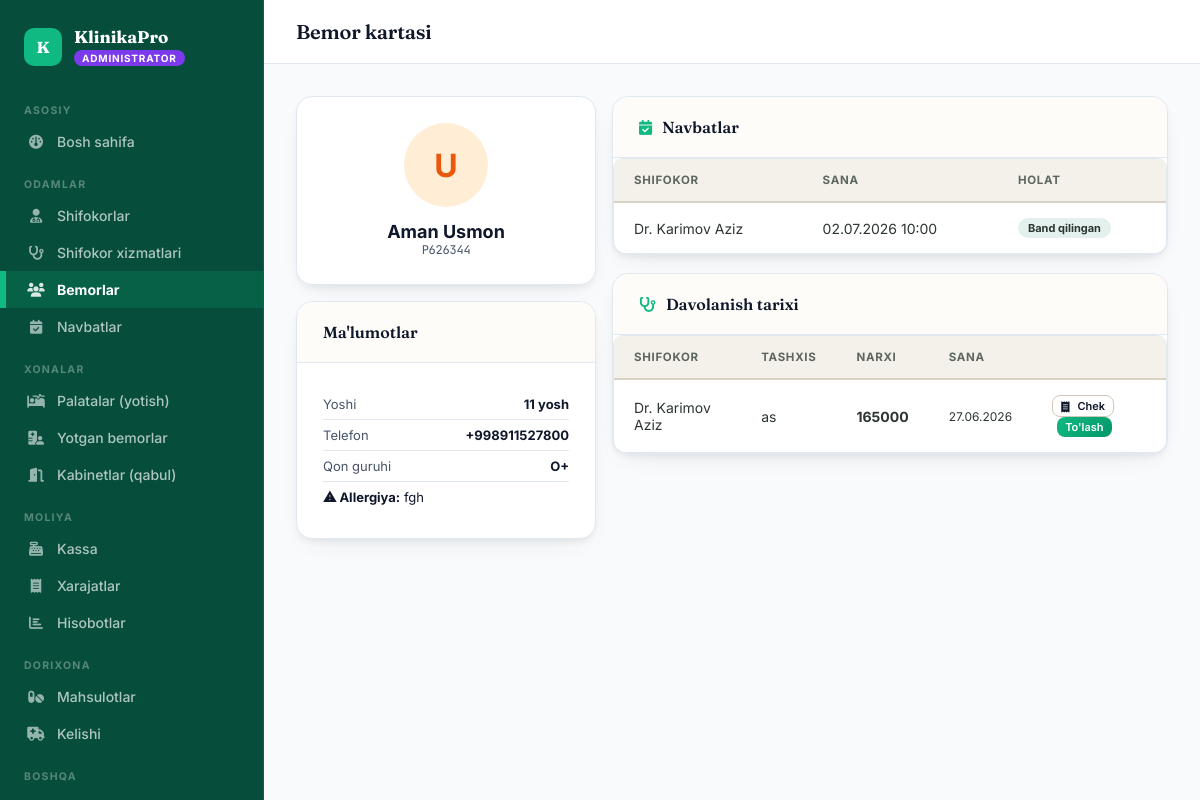
/patients/1/ (signed in), run on the app's committed database.
### accounts/models.py (models this page shows, shortened)
class User(AbstractUser):
    ROLE_CHOICES = [
        ('admin', 'Administrator'),
        ('doctor', 'Shifokor'),
        ('patient', 'Bemor'),
    ]
    role = models.CharField(max_length=10, choices=ROLE_CHOICES, default='patient')
    phone = models.CharField(max_length=20, blank=True)

### patients/models.py (models this page shows, shortened)
class Patient(models.Model):
    GENDER_CHOICES = [('M', 'Erkak'), ('F', 'Ayol')]
    user = models.OneToOneField(settings.AUTH_USER_MODEL, on_delete=models.CASCADE, related_name='patient_profile')
    patient_id = models.CharField(max_length=20, unique=True, default=generate_patient_id, verbose_name="Bemor ID")
    first_name = models.CharField(max_length=100, verbose_name="Ism")
    last_name = models.CharField(max_length=100, verbose_name="Familiya")
    gender = models.CharField(max_length=1, choices=GENDER_CHOICES, verbose_name="Jinsi")
    birth_date = models.DateField(verbose_name="Tug'ilgan sana")
    phone = models.CharField(max_length=20, verbose_name="Telefon")
    address = models.TextField(blank=True, verbose_name="Manzil")
    blood_type = models.CharField(max_length=5, blank=True, verbose_name="Qon guruhi")
    allergies = models.TextField(blank=True, verbose_name="Allergiyalar")
    has_booked = models.BooleanField(default=False, verbose_name="Birinchi navbatni band qilganmi")
    registered_at = models.DateTimeField(auto_now_add=True)
    @property
    def full_name(self):
        return f"{self.last_name} {self.first_name}"
    @property
    def age(self):
        from datetime import date
        today = date.today()
        return today.year - self.birth_date.year - ((today.month, today.day) < (self.birth_date.month, self.birth_date.day))
    class Meta:
        verbose_name = "Bemor"
        verbose_name_plural = "Bemorlar"

class Treatment(models.Model):
    patient = models.ForeignKey(Patient, on_delete=models.CASCADE, related_name='treatments')
    doctor = models.ForeignKey('doctors.Doctor', on_delete=models.SET_NULL, null=True, related_name='treatments')
    appointment = models.ForeignKey('appointments.Appointment', on_delete=models.SET_NULL, null=True, blank=True, related_name='treatments')
    extra_service = models.ForeignKey('doctors.DoctorService', on_delete=models.SET_NULL, null=True, blank=True, verbose_name="Qo'shimcha ko'rik xizmati")
    extra_service_price_snapshot = models.DecimalField(max_digits=12, decimal_places=0, default=0, verbose_name="Xizmat narxi (saqlangan)")
    diagnosis = models.TextField(verbose_name="Tashxis")
    notes = models.TextField(blank=True, verbose_name="Izoh")
    total_price = models.DecimalField(max_digits=12, decimal_places=0, default=0, verbose_name="Jami narx")
    created_at = models.DateTimeField(auto_now_add=True)
    receipt_issued = models.BooleanField(default=False, verbose_name="Chek berilganmi")
    consultation_price_snapshot = models.DecimalField(max_digits=12, decimal_places=0, default=0, verbose_name="Konsultatsiya narxi (saqlangan)")
    class Meta:
        verbose_name = "Davolash yozuvi"
        verbose_name_plural = "Davolash yozuvlari"
        ordering = ['-created_at']

### appointments/models.py (models this page shows, shortened)
class Appointment(models.Model):
    STATUS = [
        ('booked', 'Band qilingan'),
        ('completed', 'Yakunlangan'),
        ('cancelled', 'Bekor qilingan'),
    ]
    patient = models.ForeignKey('patients.Patient', on_delete=models.CASCADE, related_name='appointments')
    doctor = models.ForeignKey('doctors.Doctor', on_delete=models.CASCADE, related_name='appointments')
    availability = models.OneToOneField('doctors.DoctorAvailability', on_delete=models.CASCADE, related_name='appointment')
    complaint = models.TextField(blank=True, verbose_name="Shikoyat / sabab")
    status = models.CharField(max_length=20, choices=STATUS, default='booked')
    created_at = models.DateTimeField(auto_now_add=True)
    class Meta:
        verbose_name = "Navbat (qabul)"
        verbose_name_plural = "Navbatlar (qabullar)"
        ordering = ['-created_at']

### doctors/models.py (models this page shows, shortened)
class Doctor(models.Model):
    GENDER_CHOICES = [('M', 'Erkak'), ('F', 'Ayol')]
    user = models.OneToOneField(settings.AUTH_USER_MODEL, on_delete=models.CASCADE, related_name='doctor_profile')
    first_name = models.CharField(max_length=100, verbose_name="1. Ism")
    last_name = models.CharField(max_length=100, verbose_name="2. Familiya")
    phone = models.CharField(max_length=20, verbose_name="3. Telefon")
    gender = models.CharField(max_length=1, choices=GENDER_CHOICES, verbose_name="4. Jinsi")
    specialization = models.ForeignKey(Specialization, on_delete=models.SET_NULL, null=True, verbose_name="5. Mutaxassislik")
    experience_years = models.PositiveIntegerField(default=0, verbose_name="6. Ish tajribasi (yil)")
    consultation_price = models.DecimalField(max_digits=12, decimal_places=0, default=0, verbose_name="7. Konsultatsiya narxi")
    cabinet = models.ForeignKey('rooms.Cabinet', on_delete=models.SET_NULL, null=True, blank=True, related_name='doctors', verbose_name="8. Kabinet (xona)")
    photo = models.ImageField(upload_to='doctors/', blank=True, verbose_name="9. Rasmi")
    bio = models.TextField(blank=True, verbose_name="10. Qisqacha ma'lumot")
    is_active = models.BooleanField(default=True)
    created_at = models.DateTimeField(auto_now_add=True)
    def __str__(self):
        return f"Dr. {self.last_name} {self.first_name}"
    class Meta:
        verbose_name = "Shifokor"
        verbose_name_plural = "Shifokorlar"

class DoctorAvailability(models.Model):
    doctor = models.ForeignKey(Doctor, on_delete=models.CASCADE, related_name='availabilities')
    date = models.DateField(verbose_name="Sana")
    start_time = models.TimeField(verbose_name="Boshlanish vaqti")
    end_time = models.TimeField(verbose_name="Tugash vaqti")
    is_booked = models.BooleanField(default=False, verbose_name="Band qilinganmi")
    class Meta:
        verbose_name = "Bo'sh vaqt"
        verbose_name_plural = "Bo'sh vaqtlar"
        ordering = ['date', 'start_time']
        unique_together = ['doctor', 'date', 'start_time']

### patients/views.py (the view, shortened to what this page needs)
# urls.py: path('<int:pk>/', views.patient_detail_admin, name='patient_detail_admin'),
@login_required
@role_required('admin')
def patient_detail_admin(request, pk):
    patient = get_object_or_404(Patient, pk=pk)
    treatments = patient.treatments.select_related('doctor').order_by('-created_at')
    appointments = patient.appointments.select_related('doctor', 'availability').order_by('-created_at')[:10]
    return render(request, 'patients/admin_detail.html', {
        'patient': patient, 'treatments': treatments, 'appointments': appointments,
    })

### templates/patients/admin_detail.html (shortened to what this page needs)
{% extends "base.html" %}
{% block page_title %}Bemor kartasi{% endblock %}
{% block content %}
<div class="grid-2" style="grid-template-columns:300px 1fr;">
  <div>
    <div class="panel" style="text-align:center; padding:26px;">
      <div style="width:84px; height:84px; border-radius:50%; background:var(--role-patient-soft); color:var(--role-patient); display:flex; align-items:center; justify-content:center; font-size:32px; font-weight:700; margin:0 auto 14px;">{{ patient.first_name|first }}</div>
      <div style="font-size:18px; font-weight:700;">{{ patient.full_name }}</div>
      <div style="color:var(--ink-soft); font-size:12px;" class="mono">{{ patient.patient_id }}</div>
    </div>
    <div class="panel" style="margin-top:16px;">
      <div class="panel-head"><div class="panel-title">Ma'lumotlar</div></div>
      <div class="panel-body" style="font-size:13px;">
        <div style="display:flex; justify-content:space-between; padding:7px 0; border-bottom:1px solid var(--line);"><span style="color:var(--ink-soft);">Yoshi</span><strong>{{ patient.age }} yosh</strong></div>
        <div style="display:flex; justify-content:space-between; padding:7px 0; border-bottom:1px solid var(--line);"><span style="color:var(--ink-soft);">Telefon</span><strong>{{ patient.phone }}</strong></div>
        <div style="display:flex; justify-content:space-between; padding:7px 0;"><span style="color:var(--ink-soft);">Qon guruhi</span><strong>{{ patient.blood_type|default:"—" }}</strong></div>
        {% if patient.allergies %}<div style="padding:7px 0; border-top:1px solid var(--line); color:var(--rose);"><strong>⚠ Allergiya:</strong> {{ patient.allergies }}</div>{% endif %}
      </div>
    </div>
  </div>
  <div>
    <div class="panel" style="margin-bottom:18px;">
      <div class="panel-head"><div class="panel-title"><i class="fa-solid fa-calendar-check"></i> Navbatlar</div></div>
      <div class="tbl-wrap">
        <table>
          <thead><tr><th>Shifokor</th><th>Sana</th><th>Holat</th></tr></thead>
          <tbody>
          {% for a in appointments %}
          <tr><td>{{ a.doctor }}</td><td>{{ a.availability.date|date:"d.m.Y" }} {{ a.availability.start_time|time:"H:i" }}</td><td><span class="tag tag-info">{{ a.get_status_display }}</span></td></tr>
          {% empty %}
          <tr><td colspan="3" class="empty-row">Navbat yo'q</td></tr>
          {% endfor %}
          </tbody>
        </table>
      </div>
    </div>
    <div class="panel">
      <div class="panel-head"><div class="panel-title"><i class="fa-solid fa-stethoscope"></i> Davolanish tarixi</div></div>
      <div class="tbl-wrap">
        <table>
          <thead><tr><th>Shifokor</th><th>Tashxis</th><th>Narxi</th><th>Sana</th><th></th></tr></thead>
          <tbody>
          {% for t in treatments %}
          <tr>
            <td>{{ t.doctor }}</td>
            <td style="max-width:200px;">{{ t.diagnosis|truncatechars:50 }}</td>
            <td style="font-weight:700;">{{ t.total_price|floatformat:0 }}</td>
            <td style="font-size:12px;">{{ t.created_at|date:"d.m.Y" }}</td>
            <td>
              <a href="{% url 'treatment_receipt' t.pk %}" target="_blank" class="btn btn-ghost btn-sm" style="font-size:11px; padding:3px 8px;">
                <i class="fa-solid fa-receipt"></i> Chek
              </a>
              {% if t.total_price > 0 %}
              <form method="post" action="{% url 'patient_detail_admin' patient.pk %}" style="display:inline; margin-left:5px;">
                <button type="submit" class="btn btn-primary btn-sm" style="font-size:11px; padding:3px 8px;">
                  To'lash
                </button>
              </form>
              {% endif %}
            </td>
          </tr>
          {% empty %}
          <tr><td colspan="4" class="empty-row">Davolanish yo'q</td></tr>
          {% endfor %}
          </tbody>
        </table>
      </div>
    </div>
  </div>
</div>
{% endblock %}

### templates/base.html (shortened to what this page needs)
<!DOCTYPE html>
<html lang="uz">
<head>
<link href="https://cdnjs.cloudflare.com/ajax/libs/font-awesome/6.4.0/css/all.min.css" rel="stylesheet">
</head>
<body>
{% if user.is_authenticated %}
<nav class="sidebar">
  <div class="sb-brand">
    <div class="sb-mark">K</div>
    <div>
      <div class="sb-name">KlinikaPro</div>
      <span class="sb-role-tag {{ user.role }}">{{ user.get_role_display }}</span>
    </div>
  </div>
  {% if user.role == 'admin' %}
  <div class="sb-section">Asosiy</div>
  <a href="{% url 'admin_dashboard' %}" class="sb-link {% if request.resolver_match.url_name == 'admin_dashboard' %}active{% endif %}"><i class="fa-solid fa-gauge"></i> Bosh sahifa</a>
  <div class="sb-section">Odamlar</div>
  <a href="{% url 'doctors' %}" class="sb-link "><i class="fa-solid fa-user-doctor"></i> Shifokorlar</a>
  <a href="{% url 'doctor_services_admin' %}" class="sb-link {% if request.resolver_match.url_name == 'doctor_services_admin' %}active{% endif %}"><i class="fa-solid fa-stethoscope"></i> Shifokor xizmatlari</a>
  <a href="{% url 'patients' %}" class="sb-link {% if request.resolver_match.url_name == 'patients' or request.resolver_match.url_name == 'patient_detail_admin' %}active{% endif %}"><i class="fa-solid fa-users"></i> Bemorlar</a>
  <a href="{% url 'appointment_list_admin' %}" class="sb-link {% if request.resolver_match.url_name == 'appointment_list_admin' %}active{% endif %}"><i class="fa-solid fa-calendar-check"></i> Navbatlar</a>
  <div class="sb-section">Xonalar</div>
  <a href="{% url 'wards' %}" class="sb-link {% if request.resolver_match.url_name == 'wards' %}active{% endif %}"><i class="fa-solid fa-bed-pulse"></i> Palatalar (yotish)</a>
  <a href="{% url 'admissions' %}" class="sb-link {% if request.resolver_match.url_name == 'admissions' %}active{% endif %}"><i class="fa-solid fa-hospital-user"></i> Yotgan bemorlar</a>
  <a href="{% url 'cabinets' %}" class="sb-link {% if request.resolver_match.url_name == 'cabinets' %}active{% endif %}"><i class="fa-solid fa-door-open"></i> Kabinetlar (qabul)</a>
  <div class="sb-section">Moliya</div>
  <a href="{% url 'kassa' %}" class="sb-link {% if request.resolver_match.url_name == 'kassa' %}active{% endif %}"><i class="fa-solid fa-cash-register"></i> Kassa</a>
  <a href="{% url 'expenses' %}" class="sb-link {% if request.resolver_match.url_name == 'expenses' %}active{% endif %}"><i class="fa-solid fa-receipt"></i> Xarajatlar</a>
  <a href="{% url 'reports' %}" class="sb-link {% if request.resolver_match.url_name == 'reports' %}active{% endif %}"><i class="fa-solid fa-chart-bar"></i> Hisobotlar</a>
  <div class="sb-section">Dorixona</div>
  <a href="{% url 'medicines' %}" class="sb-link {% if request.resolver_match.url_name == 'medicines' %}active{% endif %}"><i class="fa-solid fa-pills"></i> Mahsulotlar</a>
  <a href="{% url 'medicine_income' %}" class="sb-link {% if request.resolver_match.url_name == 'medicine_income' %}active{% endif %}"><i class="fa-solid fa-truck-medical"></i> Kelishi</a>
  <div class="sb-section">Boshqa</div>
  <a href="{% url 'operations' %}" class="sb-link {% if request.resolver_match.url_name == 'operations' %}active{% endif %}"> Operatsiyalar</a>
  {% endif %}
</nav>
<div class="main">
  <header class="topbar">
    <div>
      <h1>{% block page_title %}{% endblock %}</h1>
    </div>
  </header>
  <div class="content">
    {% block content %}{% endblock %}
  </div>
</div>
{% else %}
{% block noauth %}{% endblock %}
{% endif %}
</body>
</html>

### data on the page
User: role "ADMINISTRATOR"
Patient: first_name|first "U", full_name "Aman Usmon", patient_id "P626344", age "11", phone "+998911527800", blood_type "O+", allergies "fgh"
Appointment: doctor "Dr. Karimov Aziz", availability "02.07.2026", availability.start_time "10:00", status "Band qilingan"
Treatment: doctor "Dr. Karimov Aziz", diagnosis "as", total_price "165000", created_at "27.06.2026"
